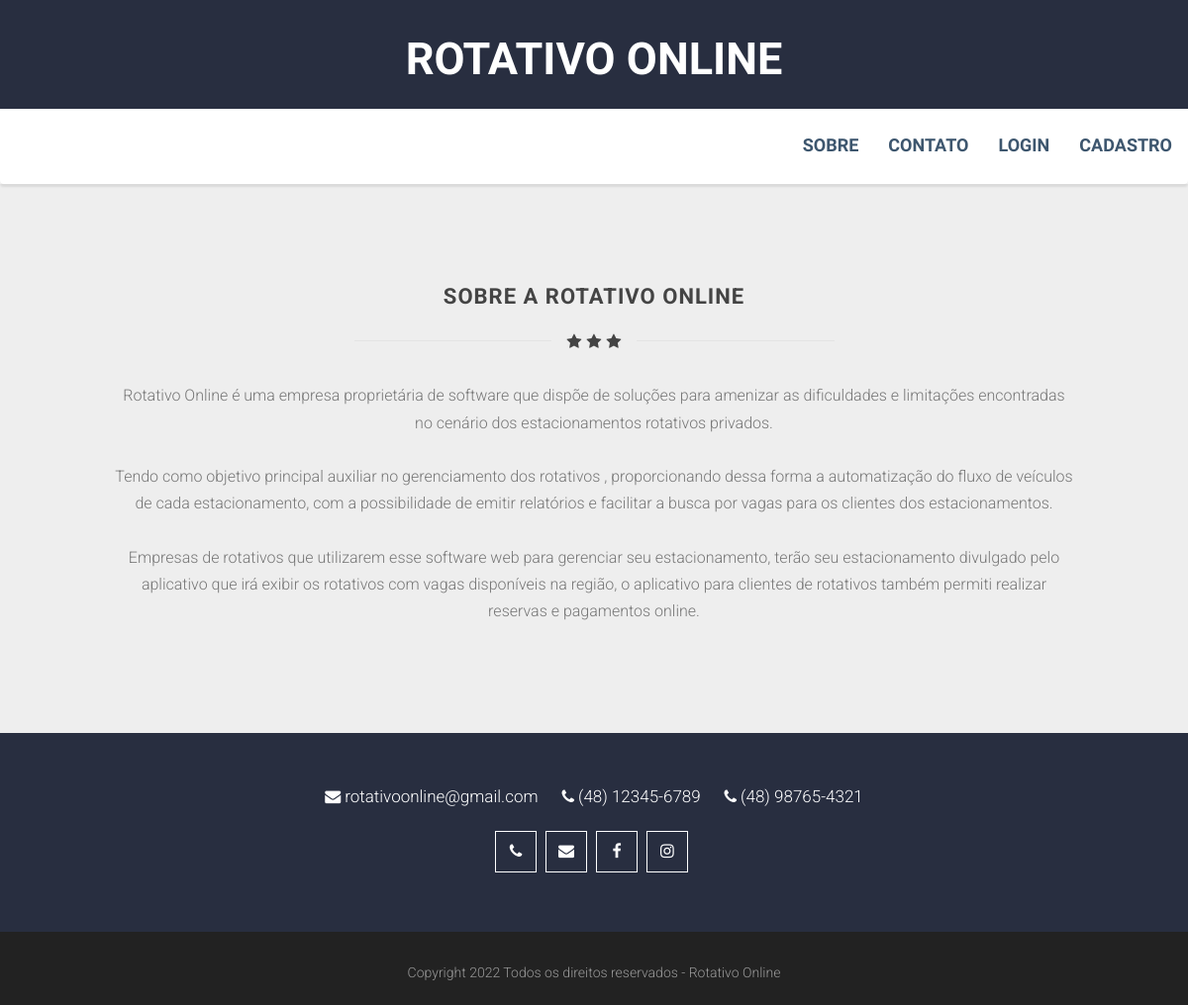
The page / on the database its author committed.
### tables this page shows
CREATE TABLE IF NOT EXISTS `Empresa` (
  `EmpresaId` INT NOT NULL AUTO_INCREMENT,
  `Nome` VARCHAR(80) NOT NULL,
  `RazaoSocial` VARCHAR(100) NULL,
  `CpfCnpj` VARCHAR(18) NULL,
  `TipoEmpresa` CHAR(1) NULL,
  `Endereco` VARCHAR(80) NULL,
  `NumeroEndereco` DECIMAL(5,0) NULL,
  `Complemento` VARCHAR(45) NULL,
  `NumeroCep` VARCHAR(9) NULL,
  `CidadeId` INT NULL,
  `BairroEndereco` VARCHAR(80) NULL,
  `UrlLogo` VARCHAR(255) NULL,
  `Sobre` LONGTEXT NULL,
  `NumeroTelefone1` VARCHAR(15) NULL,
  `NumeroTelefone2` VARCHAR(15) NULL,
  `Email` VARCHAR(80) NULL,
  `DataCadastro` TIMESTAMP NOT NULL DEFAULT CURRENT_TIMESTAMP,
  PRIMARY KEY (`EmpresaId`),
  INDEX `FK11_idx` (`CidadeId` ASC),
  UNIQUE INDEX `Cnpj_UNIQUE` (`CpfCnpj` ASC),
  CONSTRAINT `FK11`
    FOREIGN KEY (`CidadeId`)
    REFERENCES `Cidade` (`CidadeId`)
    ON DELETE NO ACTION
    ON UPDATE NO ACTION);

### application/controllers/Home.php (called while the page is built, shortened)
<?php
class Home extends CI_Controller {
	public function index()
	{
		$data['EmpresaSoftware'] = $this->funcoes->getEmpresaSoftware();
		$data['controller'] = "indexController";
		$this->load->view('header',$data);
		$this->load->view('index');
		$this->load->view('footer');
	}
}

### index.php (called while the page is built, shortened)
<?php
require_once BASEPATH.'core/CodeIgniter.php';

### application/models/Empresa_model.php (called while the page is built, shortened)
<?php
class Empresa_model extends CI_Model {
    public function getEmpresa($EmpresaId)
    {
        $sql = "SELECT
                        a.EmpresaId
                        ,a.Nome
                        ,a.RazaoSocial
                        ,a.CpfCnpj
                        ,a.TipoEmpresa
                        ,a.Endereco
                        ,a.NumeroEndereco
                        ,a.Complemento
                        ,a.NumeroCep
                        ,b.CidadeId
                        ,b.NomeCidade
                        ,b.Estado
                        ,a.BairroEndereco
                        ,a.UrlLogo
                        ,a.Sobre
                        ,a.NumeroTelefone1
                        ,a.NumeroTelefone2
                        ,a.Email
                FROM Empresa AS a
                LEFT JOIN Cidade AS b ON a.CidadeId = b.CidadeId
                WHERE a.EmpresaId = {$EmpresaId}";
        $query = $this->db->query($sql);
        $result = $query->row_array();
        return $result;
    }
}
?>

### application/libraries/funcoes.php (called while the page is built, shortened)
<?php
class Funcoes {
    protected $CI;
    public function __construct()
    {
        $this->CI =& get_instance();
    }
    function formatar_telefone($doc)
    {
        $qtd = strlen($doc);
        switch ($qtd) {
            case 11:
                $docFormatado = '('.substr($doc, 0, 2) . ') ' .
                                substr($doc, 2, 5) . '-' .
                                substr($doc, 7, 4);
                    break;
        }
        return $docFormatado;
    }
    public function getEmpresaSoftware()
    {
        $obj = $this->CI->Empresa_model->getEmpresa(7);
        $obj['NumeroTelefone1Format'] = $this->formatar_telefone($obj['NumeroTelefone1']);
        $obj['NumeroTelefone2Format'] = $this->formatar_telefone($obj['NumeroTelefone2']);
        return $obj;
    }
}
?>

### application/views/index.php (the view)
<section class="body">
    <div class="container texto-sobre">
        <div class="underlined-title" id="mensagens">
            <div class="editContent">
                <h1 class="text-center latestitems">Sobre a <?php echo $EmpresaSoftware['Nome']; ?></h1>
            </div>
            <div class="wow-hr type_short">
                <span class="wow-hr-h">
                    <i class="fa fa-star"></i>
                    <i class="fa fa-star"></i>
                    <i class="fa fa-star"></i>
                </span>
            </div>
        </div>
        <p><?php echo nl2br($EmpresaSoftware['Sobre']); ?></p>
    </div>
</section>

### application/views/header.php (shortened to what this page needs)
<!DOCTYPE html>
<html>
<head>
	<link href="https://maxcdn.bootstrapcdn.com/font-awesome/4.6.3/css/font-awesome.min.css" rel="stylesheet">
	<link href="<?php echo base_url('assets/css/bootstrap.min.css'); ?>" rel="stylesheet">
	<link href="<?php echo base_url('assets/css/style.css'); ?>" rel="stylesheet">
	<link rel="stylesheet"  type="text/css" href="<?php echo base_url('assets/css/owl.carousel.css'); ?>"/>
	<link rel="stylesheet"  type="text/css" href="<?php echo base_url('assets/css/owl.theme.default.css'); ?>"/>
	<link rel="stylesheet" type="text/css" href="<?php echo base_url('assets/css/datepicker.css'); ?>">
	<link rel="stylesheet" href="<?php echo base_url('assets/css/sweetalert.css'); ?>"/>
</head>
<body ng-app="app" ng-controller="<?php echo $controller; ?>">
	<header class="margin-top-0">
		<div class="barra-topo">
			<div class="text-homeimage text-center">
				<div class="maintext-image" data-scrollreveal="enter top over 1.5s after 0.1s">
					<?php echo $EmpresaSoftware['Nome']; ?>
				</div>
			</div>
		</div>
		<div class="wrapper">
			<nav role="navigation" class="navbar navbar-white navbar-embossed navbar-lg bg-light">
			<div class="">
				<div id="navbar-collapse-02" class="collapse navbar-collapse">
					<ul class="nav navbar-nav navbar-right">
						<li class="propClone"><a href="<?php echo base_url('index.php');?>">Sobre</a></li>
						<li class="propClone"><a href="<?php echo base_url('index.php/Contato'); ?>">Contato</a></li>
						<li class="propClone"><a href="<?php echo base_url('index.php/Login'); ?>">Login</a></li>
						<li class="propClone"><a href="<?php echo base_url('index.php/Empresa');?>">Cadastro</a></li>
					</ul>
				</div>
			</div>
			</nav>
		</div>
	</header>

### application/views/footer.php (shortened to what this page needs)
<section class="content-block" style="background-color:#282e40;">
	<div class="container text-center">
		<div class="row">
			<div class="col-sm-10 col-sm-offset-1">
				<div class="contatos">
					<span class="item-contatos">
						<i class="fa fa-envelope"></i> <span><?php echo $EmpresaSoftware['Email']; ?></span>
					</span>
					<span class="item-contatos">
						<i class="fa fa-phone"></i> <span><?php echo $EmpresaSoftware['NumeroTelefone1Format']; ?></span>
					</span>
					<?php if(trim($EmpresaSoftware['NumeroTelefone2'])!=''){ ?>
					<span class="item-contatos">
						<i class="fa fa-phone"></i> <span><?php echo $EmpresaSoftware['NumeroTelefone2Format']; ?></span>
					</span>
					<?php } ?>
				</div>
			</div>
		</div>
		<div class="row">
			<div class="col-sm-10 col-sm-offset-1">
				<ul class="social-iconsfooter">
					<li><a href="#"><i class="fa fa-phone"></i></a></li>
					<li><a href="#"><i class="fa fa-envelope"></i></a></li>
					<li><a href="#"><i class="fa fa-facebook"></i></a></li>
					<li><a href="#"><i class="fa fa-instagram"></i></a></li>
				</ul>
			</div>
		</div>
	</div>
</section>
<div class="footer text-center">
	<div class="container">
		<div class="row">
			<p>
				Copyright <?php echo Date('Y');?> Todos os direitos reservados - <?php echo $EmpresaSoftware['Nome']; ?>
			</p>
		</div>
	</div>
</div>
</body>
</html>

### assets/css/style.css (style rules this page uses)
body { font-family:Roboto; font-weight:300; font-size:16px; color:#777; line-height:1.7; }
h1,h2,h3,h4,h5,h6 { font-family:Roboto; font-weight:700; }
.content-block { padding:50px 0; }
.navbar-lg { min-height:76px; }
header .navbar-white a { color:#3D566E; font-weight:700; }
header .navbar-white { background:#fff; box-shadow:0px 3px 2px 0px rgba(50,50,50,0.1); }
.barra-topo { background-color: #282e40; }
.navbar-nav,.navbar>.container .navbar-brand { font-family:Dosis; text-transform:uppercase; }
.text-homeimage { text-align: center; color: #fff; z-index: 2; position: relative; font-size: 45px; line-height: 40px; text-transform: uppercase; padding-top: 40px; padding-bottom: 30px; font-weight: 700; font-family: Dosis; }
h1.latestitems { font-size:22px; line-height:28px; color:#444; text-transform:uppercase; letter-spacing:1px; margin-top:0; }
.wow-hr { position:relative; font-size:0; text-align:center; height:24px; margin:auto; margin-top:2%; margin-bottom:3%; width:50%; padding:2px 0; overflow:hidden; clear:both; }
.wow-hr-h:before { left:-13px; margin-left:-50%; background:#f7f7f7; }
.wow-hr-h:after { left:13px; margin-right:-50%; }
.wow-hr-h:before,.wow-hr-h:after { display:inline-block; content:""; height:1px; width:50%; margin-top:9px; vertical-align:top; position:relative; background-color:#e4e4e4; }
.wow-hr-h i { font-size:16px; line-height:20px; height:20px; width:20px; vertical-align:top; text-align:center; color:#444!important; }
ul.social-iconsfooter li { display:inline-block; float:none; position:relative; background:transparent; margin-right:5px; border:1px solid #fff; }
ul.social-iconsfooter li a { color:#fff; width:40px; height:40px; line-height:40px; display:inline-block; }
.footer { background:#222; color:#999; font-size:14px; padding:30px 0 10px 0; margin-top:0px; }
ul,ol { -moz-padding-start:0px; -webkit-padding-start:0px; -khtml-padding-start:0px; -o-padding-start:0px; padding-start:0px; padding-left:0px; }
@media (min-width:768px) { .navbar-lg .navbar-nav>li>a { padding-top:26px; padding-bottom:26px; font-size:18px; } }
.contatos { color: #fff; margin-bottom:20px; }
.contatos .item-contatos { margin: 10px; }
.contatos .item-contatos span { font-size: 17px; }
.navbar { margin-bottom: 0px; }
.body { background: #eee; padding:50px 0px; }
.body .wow-hr-h i { color:#444; }
.texto-sobre { margin-top:50px; margin-bottom:50px; padding:0px 100px; text-align:center; }

### rows shown on the page
empresa: Nome "ROTATIVO ONLINE", Sobre "Rotativo Online é uma empresa proprietária de software que dispõe de soluções para amenizar as dificuldades e limitações encontradas no cenário dos estacionamentos rotativos privados. Tendo como objetivo principal auxiliar no gerenciamento dos rotativos , proporcionando dessa forma a automatização do fluxo de veículos de cada estacionamento, com a possibilidade de emitir relatórios e facilitar a busca por vagas para os clientes dos estacionamentos. Empresas de rotativos que utilizarem esse software web para gerenciar seu estacionamento, terão seu estacionamento divulgado pelo aplicativo que irá exibir os rotativos com vagas disponíveis na região, o aplicativo para clientes de rotativos…", Email "rotativoonline@gmail.com", Nome "Rotativo Online"

### other values the page prints
$EmpresaSoftware['NumeroTelefone1Format'] "(48) 12345-6789"
$EmpresaSoftware['NumeroTelefone2Format'] "(48) 98765-4321"
Date('Y') "2022"
